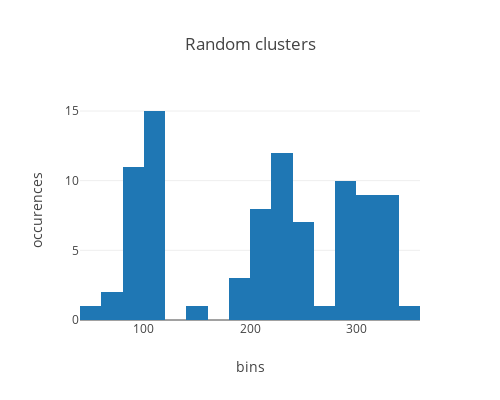

The notebook cell this image was saved under:
### Code cell
trace = dict(
    type='histogram',
    x = table.Xf,
    nbinsx = 20,
)

my_data = [trace]

my_layout = dict(
    title = 'Random clusters',
    width = 500,
    height = 400,
    xaxis = dict(title = 'bins'),
    yaxis = dict(title = 'occurences'),
)

fig = dict(
    data = my_data,
    layout = my_layout,
)
py.offline.iplot(fig)

### Figure 1 — Plotly figure (JSON) as saved in the notebook; plotly's stock layout.template omitted (floating-point values rounded to 4 significant figures)
{"data": [{"nbinsx": 20, "type": "histogram", "uid": "cdb52ecd-4d3b-44a8-bd48-a7a0ae7b6be7", "x": [90.76, 84.19, 112.1, 116.7, 97.94, 104.0, 86.57, 106.3, 112.8, 113.0, 59.39, 106.1, 102.7, 110.4, 107.4, 96.3, 119.5, 104.4, 145.0, 60.73, 83.67, 97.84, 93.25, 107.2, 113.6, 106.0, 97.06, 79.43, 96.73, 85.19, 224.9, 223.2, 198.0, 255.9, 214.5, 251.4, 230.0, 250.1, 227.9, 227.0, 211.4, 217.7, 200.0, 242.9, 238.4, 216.2, 246.3, 229.1, 191.0, 232.3, 259.5, 201.4, 220.5, 245.6, 225.2, 226.1, 194.9, 209.6, 219.3, 223.9, 279.0, 311.0, 300.2, 328.0, 281.1, 284.2, 306.9, 334.0, 315.3, 340.5, 302.6, 332.5, 322.0, 323.2, 317.5, 337.0, 294.5, 297.2, 295.8, 311.4, 323.4, 289.8, 306.5, 284.3, 289.9, 298.8, 322.6, 293.6, 304.1, 320.8]}], "layout": {"height": 400, "title": "Random clusters", "width": 500, "xaxis": {"title": "bins"}, "yaxis": {"title": "occurences"}}}
